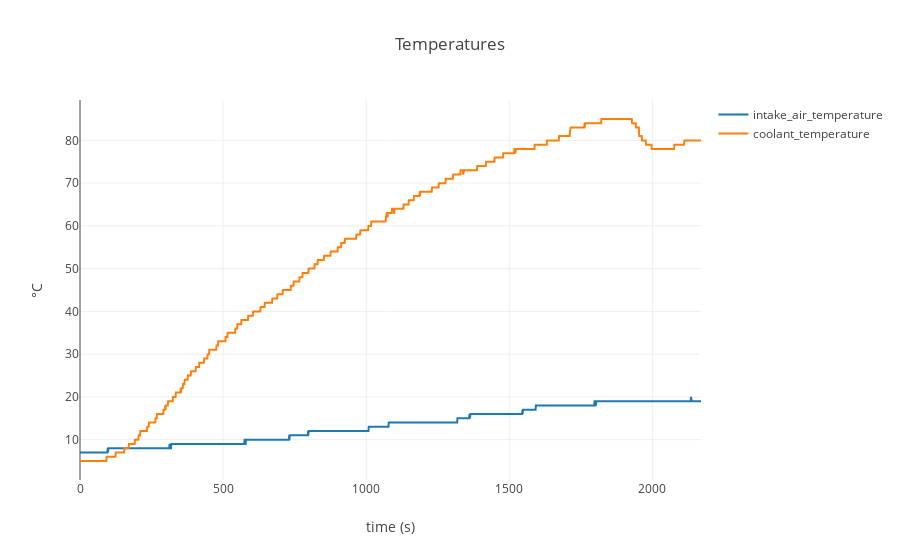

The notebook cell this image was saved under:
### Code cell
lr.display_graph(['intake_air_temperature','coolant_temperature'], 'Temperatures', '°C')

### Figure 1 — Plotly figure (JSON) as saved in the notebook; plotly's stock layout.template omitted (floating-point values rounded to 4 significant figures; data arrays with more than 128 entries replaced by an {"elided": "..."} marker saying what was removed)
{"data": [{"name": "intake_air_temperature", "type": "scatter", "uid": "0d55edf5-9c10-40cf-8667-25e9f9e7b434", "x": {"elided": "2171 int values"}, "y": {"elided": "2171 int values"}}, {"name": "coolant_temperature", "type": "scatter", "uid": "a6f14048-00cd-4902-bebd-81553bfb2305", "x": {"elided": "2171 int values"}, "y": {"elided": "2171 int values"}}], "layout": {"autosize": true, "title": {"text": "Temperatures"}, "xaxis": {"autorange": true, "range": [0, 2170], "title": {"text": "time (s)"}, "type": "linear"}, "yaxis": {"autorange": true, "range": [0.5556, 89.44], "title": {"text": "°C"}, "type": "linear"}}}
